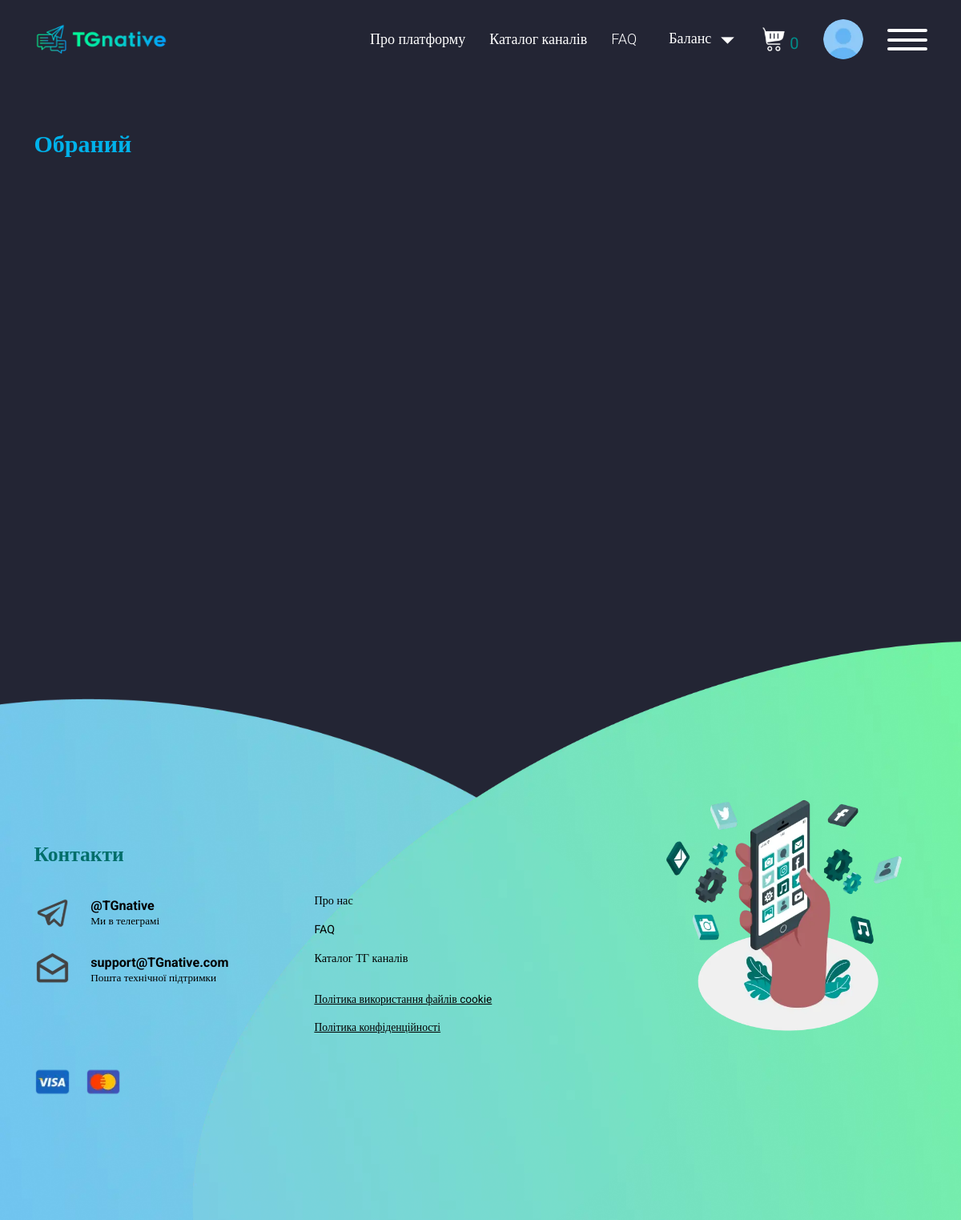
Page /list-chanel/ (signed in) on the earlier database version.
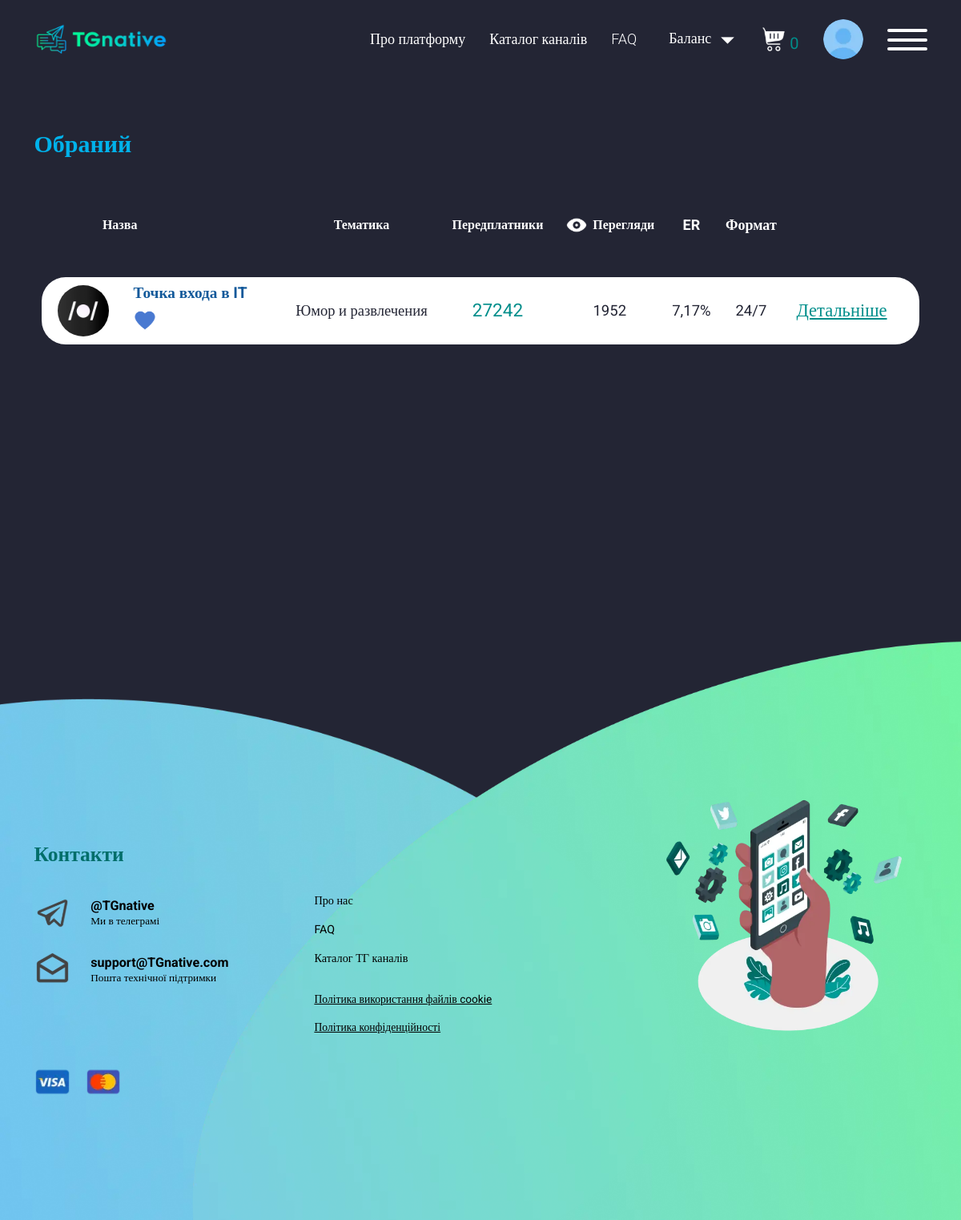
Same page on the later database version.
### accounts/models.py (models this page shows, shortened)
class Like(models.Model):
    from API.models import Chanel
    username=models.ForeignKey(User,on_delete=models.CASCADE,null=True)
    chanel_name=models.ForeignKey(Chanel,on_delete=models.CASCADE,null=True)
    created_at=models.DateTimeField(auto_now_add=True)

class Add_chanel(models.Model):
    username = models.ForeignKey(Profile, on_delete=models.CASCADE,related_name='profile')
    category=models.ForeignKey('Category_chanels',on_delete=models.CASCADE)
    chanel_link = models.CharField(max_length=150)
    description=models.TextField()

class Category_chanels(models.Model):
    name=models.CharField(max_length=150)
    created_at=models.DateTimeField(auto_now_add=True)
    def __str__(self):
        return self.name

class Cost_Format(models.Model):
    add_chanel=models.ForeignKey(Add_chanel,on_delete=models.CASCADE,related_name='cost_formats')
    placement_format = models.CharField(max_length=100)
    cost_per_format = models.DecimalField(max_digits=10, decimal_places=2)

### API/models.py (models this page shows, shortened)
class Chanel(models.Model):
    chanel_link=models.CharField(max_length=150)
    name=models.CharField(max_length=150,verbose_name="Называние канала")
    pictures=models.ImageField(verbose_name='Лого')
    subscribers=models.IntegerField()
    views=models.IntegerField()
    created_at=models.DateTimeField(auto_now_add=True)
    last_update=models.DateTimeField(auto_now=True)
    add_chanel =models.ForeignKey(Add_chanel, on_delete=models.CASCADE)
    username=models.CharField(max_length=140)
    daily_subscribers=models.IntegerField(default=0, blank=True, null=True)
    weekly_subscribers=models.IntegerField(default=0, blank=True, null=True)
    weekly_monthy = models.IntegerField(default=0, blank=True, null=True)
    class Meta:
        verbose_name="Канал"
        verbose_name_plural="Канал"
        ordering=['-subscribers']

### accounts/views.py (the view)
# urls.py: path('list-chanel/',views.ListChanelPage.as_view(),name='list-chanel'),
class ListChanelPage(LoginRequiredMixin,TemplateView):
    template_name = 'listchanel.html'
    login_url = reverse_lazy('login')
    def get_context_data(self, **kwargs):
        context = super().get_context_data(**kwargs)
        like = Like.objects.filter(username=self.request.user).select_related('chanel_name').prefetch_related('chanel_name__add_chanel__cost_formats')
        context['object_list']=like
        context['count']=like.count()
        return context

### accounts/templates/listchanel.html (shortened to what this page needs)
{% extends 'base.html' %}
{% load mathfilters %}
{% load static %}
    {% block content %}
   <main class="page">
			<section class="channels-lists">
				<div class="channels-lists__container container">
					<h2 class="title">Обраний</h2>
 						{% if count > 0 %}
						<div class="table-wrap">
						<table class="table table_w">
							<thead>
								<tr>
									<th scope="col">
										<div class="label-white label-white_s16">Назва</div>
									</th>
									<th scope="col">
										<div class="label-white label-white_s16">Тематика</div>
									</th>
									<th>
										<div class="label-white label-white_s16">Передплатники</div>
									</th>
									<th>
										<div class="d-flex">
											<img src="img/icons/eye.svg" alt="">
											<div class="label-white label-white_s16">Перегляди</div>
										</div>
									</th>
									<th>
										ER
									</th>
									<th>
										Формат
									</th>
									<th>
									</th>
								</tr>
							</thead>
							<tbody>
							 {% for item in object_list  %}
               				 {% with last_cost_format=item.chanel_name.add_chanel.cost_formats.last %}
							 {% with er=item.chanel_name.views|div:item.chanel_name.subscribers|mul:100 %}
								<tr>
									<td class="table-row" scope="row">
										<div class="table-row__head">
											<a href="#" target="_blank" class="table-row__img">
												<picture><source srcset="/{{ item.chanel_name.pictures }}" type="image/webp"><img class="img-fluid" src="/{{ item.chanel_name.pictures }}" alt=""></picture>
											</a>
											<div class="table-row__content">
												<div class="table-row__content">
													<a href="{% url 'page' item.chanel_name.pk %}" target="_blank" class="label-dark-blue label-dark-blue_s20 hhv-green">{{item.chanel_name.name}}</a>
													<div class="table-row__btns">
														<img  class="likeButton" data-chanel-id="{{ item.chanel_name.id }}" src="{% static 'img/catalog/like-fill.svg' %}" alt="">
													</div>
												</div>
											</div>
										</div>
									</td>
									<td class="table-row">
										<div class="label-dark label-dark_s20">{{item.chanel_name.add_chanel.category}}</div>
									</td>
									<td class="table-row">
										<div class="label-dark-green label-dark-green_s24">{{item.chanel_name.subscribers}}</div>
									</td>
									<td class="table-row">
										<div class="label-dark label-dark_s20">{{item.chanel_name.views}}</div>
									</td>
									<td class="table-row">
										<div class="label-dark label-dark_s20">{{er|floatformat:2 }}%</div>
									</td>
									<td class="table-row">
										<div class="label-dark label-dark_s20">{{last_cost_format.placement_format}}</div>
									</td>
									<td class="table-row">
										<a href="{% url 'page' item.chanel_name.pk %}" target="_blank" class="label-dark-green hhv-blue label-underline label-dark-green_s24" type="button">Детальніше</a>
									</td>
								</tr>
							 {% endwith %}
               				 {% endwith %}
							 {% endfor %}
							</tbody>
						</table>
					</div>
						{% endif %}
					</div>
				</div>
    {% endblock %}

Differences in the rows shown:
added Like: chanel_name.pictures (picture), chanel_name.name "Точка входа в IT", chanel_name.add_chanel.category "Юмор и развлечения", chanel_name.subscribers "27242", chanel_name.views "1952", chanel_name "7,17", chanel_name.add_chanel.cost_formats.last.placement_format "24/7"
Other differences:
text now shown: "Назва Тематика Передплатники Перегляди ER Формат"
